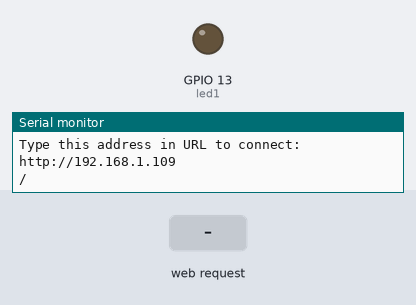
Recording of a sketch running on a simulated ESP8266 (NodeMCU). Parts: output pins drawn as LEDs (lit = HIGH), the last lines printed to the serial monitor. Inputs (shaded band) come from the test bench. WiFi joins after 1.5 s; servers stay silent unless stated.

Above: at 3.0 s.
3.1 s: HTTP request GET /led1=on received
At 4.3 s:
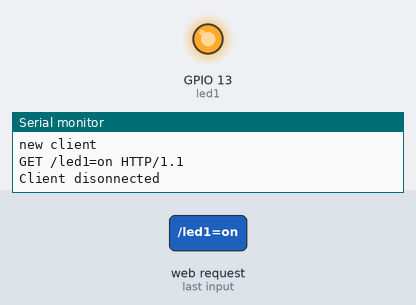
4.6 s: HTTP request GET /led1=off received
At 5.5 s:
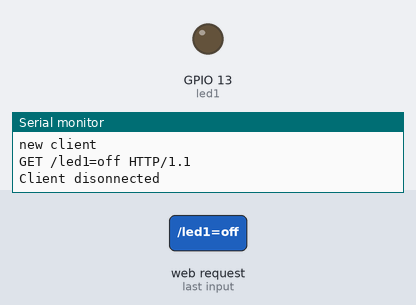
Timing chart, 0 to 7.6 s (numbered marks = the images above; inputs shaded):
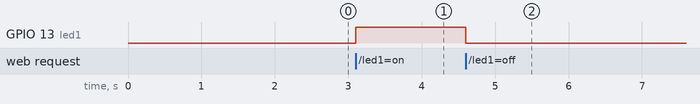

The sketch:

blynkWebB.ino
```cpp
//This is the combination of the NodeMCU control via web browser using static IP and Bylnk Control
#define BLYNK_PRINT Serial

#include <ESP8266WiFi.h>
#include <BlynkSimpleEsp8266.h>

char ssidB[] = "Teddy K";
char pass[] = "teddy987987";
char auth[] = "f57a7459e8f54aef88b0a3a5259fc6cd";

const char* ssid = "Teddy K"; // ssid
const char* password = "teddy987987";// password
IPAddress ip(192, 168, 1, 109); //set static ip
IPAddress gateway(192, 168, 1, 1); //set getteway
IPAddress subnet(255, 255, 255, 0);//set subnet

int led1 = 13; // GPIO13
int led2 = 15; // GPIO15
int stat1;
int stat2;
WiFiServer server(80);

void setup() {

  Blynk.begin(auth, ssidB, pass);
  Serial.begin(115200);
  delay(10);

  pinMode(led1, OUTPUT);
  digitalWrite(led1, LOW);

  // Connection to wireless network
  Serial.println();
  Serial.println();
  Serial.print("Connecting to ");
  Serial.println(ssid);

  WiFi.config(ip, gateway, subnet);
  WiFi.begin(ssid, password);

  while (WiFi.status() != WL_CONNECTED) {
    delay(500);
    Serial.print(".");
  }
  Serial.println("");
  Serial.println("WiFi connected");

  server.begin();
  Serial.println("Server started");

  // Print the IP address in serial monitor. It must be the same we entered above
  Serial.print("Type this address in URL to connect: ");
  Serial.print("http://");
  Serial.println(ip);
  Serial.println("/");

}

void loop() {

  Blynk.run();

  WiFiClient client = server.available();
  if (!client) {
    return;
  }
  Serial.println("new client");
  while(!client.available()){
    delay(1);
  }

  // Read the first line of the request
  String request = client.readStringUntil('\r');
  Serial.println(request);
  client.flush();

  // engine


  int stat1 = 0;
  if (request.indexOf("/led1=on") != -1)  {
    digitalWrite(led1, HIGH);
    stat1 = 1;
  }
  if (request.indexOf("/led1=off") != -1)  {
    digitalWrite(led1, LOW);
    stat1 = 0;
  }


// Return the response
client.println("HTTP/1.1 200 OK");
client.println("Content-Type: text/html");
client.println("");

client.println("<!DOCTYPE html>");
client.println("<html>");
client.println("  <head>");
client.println("    <meta charset=\"utf-8\">");
client.println("    <title>HomeIot</title>");
client.println("    <link rel=\"stylesheet\" href=\"http://arlora.co.nf/projects/libs/squared/sq.min.css\"/>");
//client.println("    <script src=\"http://ajax.googleapis.com/ajax/libs/angularjs/1.4.8/angular.min.js\"></script>");
client.println("  </head>");
//client.println("  <body onload=\"startDictation()\">");
client.println("  <body>");
//client.println("    <script src=\"//cdnjs.cloudflare.com/ajax/libs/annyang/2.4.0/annyang.min.js\"></script>");
client.println("    <div class=\"sq-container-halfs sq-bg-gray1\">");
client.println("      <a href=\"/led1=on\">");
client.println("        <div class=\"sq-card-halfs sq-card-btn sq-bg-yellow2 sq-card-padding\">");
client.println("          <h1 class=\"sq-textcolor-white sq-undraggable\">ON</h1>");
client.println("        </div>");
client.println("      </a>");
client.println("    </div>");
client.println("    <div class=\"sq-container-halfs sq-bg-gray1\">");
client.println("      <a href=\"/led1=off\">");
client.println("        <div class=\"sq-card-halfs sq-card-btn sq-bg-blue3 sq-card-padding\">");
client.println("          <h1 class=\"sq-textcolor-white sq-undraggable\">OFF</h1>");
client.println("        </div>");
client.println("      </a>");
client.println("    </div>");
/// led1 part. GUI, etc
  client.print("Lights is now ");
  if(stat1 == 1) {
    client.print("On");
  } else {
    client.print("Off");
  }

  client.println("<!DOCTYPE HTML>");
//  client.println("<head>");
//  client.println("<meta charset='UTF-8'>");
//  client.println("<style>");
//  client.println(" a {background:#F44336; color:white; padding:25px; text-decoration:none; display:inline-block; width:50%; margin: 20px; text-align:center;}");
//  client.println("</style>");
//  client.println("</head>");
//  client.println("<html>");
//  client.println("<div align=\"center\">");
// /// led1 part. GUI, etc
//  client.print("LED je sada ");
//  if(stat1 == 1) {
//    client.print("upaljena");
//  } else {
//    client.print("ugašena");
//  }
//  client.println("<br><br>");
//  client.println("<a href=\"/led1=on\" >On </a>");
//  client.println("<a href=\"/led1=off\">Off </a><br />");
//  client.println("<br><br>");
//
  client.println("</html>");
  delay(1);
  Serial.println("Client disonnected");
  Serial.println("");

}
```

Measured:
- after the input at 3.1 s, GPIO 13 (led1): LOW → HIGH at once
- after the input at 4.6 s, GPIO 13 (led1): HIGH → LOW at once
